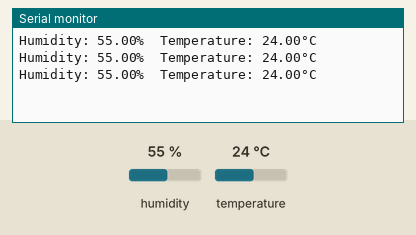
This sketch was run on a simulated Arduino Uno, built with avr-gcc and run on an emulated ATmega328P. On the bench: the last lines printed to the serial monitor. The inputs (shaded band) are chosen by the test bench; at power-on: humidity 55 %, temperature 24 °C.

Above: at 3.8 s.
3.9 s: humidity set to 22 %
At 5.8 s:
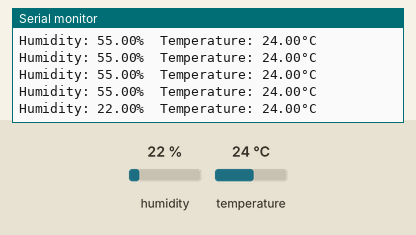
6.7 s: temperature set to 12 °C
At 7.8 s:
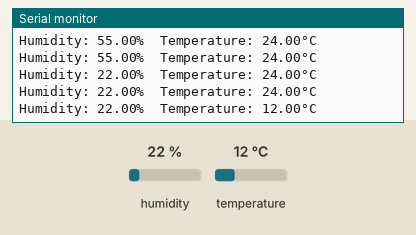
9.5 s: humidity set to 40 %
At 10.9 s:
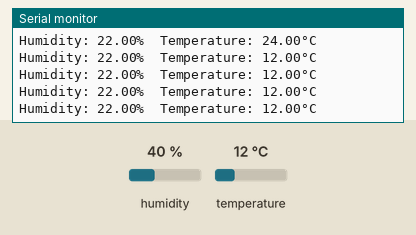
Timing chart, 0 to 12.5 s (numbered marks = the images above; inputs shaded):
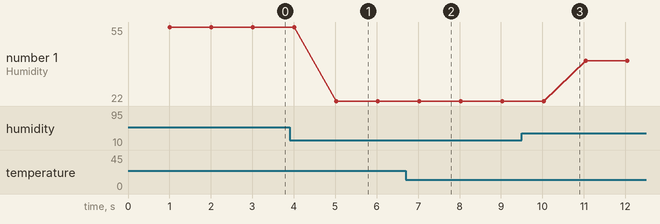

The sketch:

DHT22.ino
```cpp
#include "DHT.h"

#define DHTPIN 13
#define DHTTYPE DHT22
DHT dht(DHTPIN, DHTTYPE);

void setup() {

  Serial.begin(115200);
  dht.begin();

}

void loop() {

  delay(1000);

  float h = dht.readHumidity();
  float t = dht.readTemperature();


  Serial.print(F("Humidity: "));
  Serial.print(h);
  Serial.print(F("%  Temperature: "));
  Serial.print(t);
  Serial.println(F("°C "));


}
```

Measured:
- after the input at 3.9 s, the serial monitor: prints a new line after 1.1 s (image 1)
- after the input at 6.7 s, the serial monitor: prints a new line after 0.33 s (image 2)
- plotted number 1: 55 → 22 after the input at 3.9 s, 22 → 40 after the input at 9.5 s
